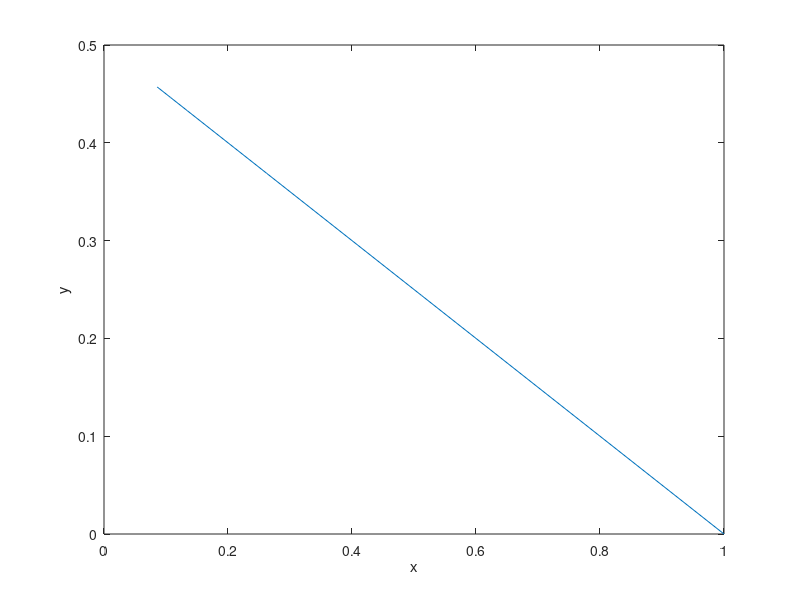
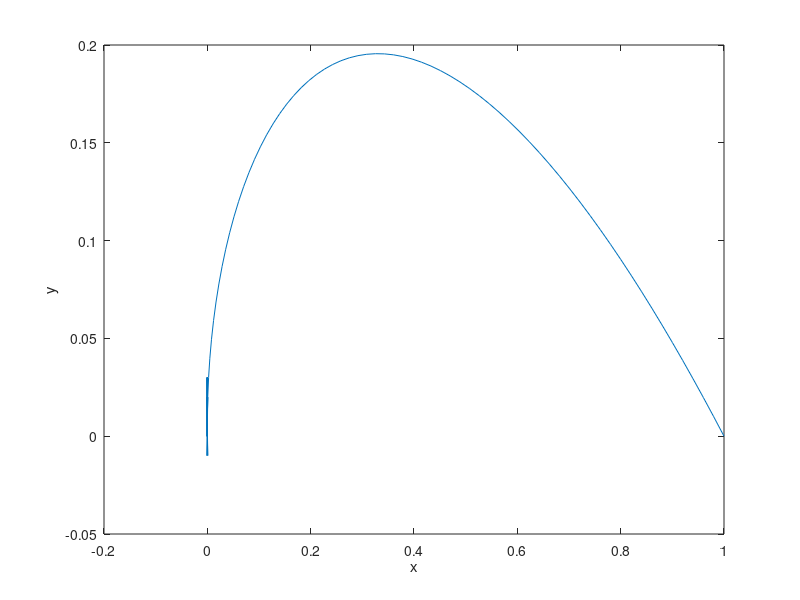

MATLAB code for these plots, in order:
##E27 (i):
t = 11;
x = linspace(1,0,t);
y = zeros(t,1);
finish_x = 0; finish_y = 0; #master's coor
h = 0.1;
rspd = 1; dspd = 2; x(1) = 1; #speed of river = 1, speed of dog = 2; dog's starting point = (1,0)
for i=1:t
  dir_x = finish_x - x(i);
  dir_y = finish_y - y(i);
  move_x = dir_x*dspd;
  move_y = dir_y*dspd + rspd;
  x(i+1) = x(i) + h*move_x;
  y(i+1) = y(i) + h*move_y;
  
endfor

plot(x, y);
xlabel("x");
ylabel("y");
figure();


##E27 (ii):
N = 100;
h = 1/N;
x = y = zeros(N,1);
x(1) = 1;
for i=1:N-1
  x(i+1) = x(i) + h*(-2*x(i)/sqrt(x(i)^2 + y(i)^2));
  y(i+1) = y(i) + h*(1-2*y(i)/sqrt(x(i)^2 + y(i)^2));
endfor


plot(x, y);
xlabel("x");
ylabel("y");


%===================================================
##E27 (iii):
%Newton's method to determine t where x(t) $\approx$ 0:
maxiter = 20;
tk = 0;
xk = 1;
yk = 0;
sp_tk = inf; #tk with smallest positive xk
iternum = inf; #num of iter (time unit) to reach smallest positive xt
for i=1:maxiter
  tl = tk - (xk/(-2*xk/sqrt(xk^2 + yk^2))) #t_k+1 = t_k - (x(t)/x'(t))
  xprev = xk;
  N = 100;
  h = (tl-tk)/N;
  #approximate next x and y (of t_{k+1} from newton\s method):
  for j=1:N
    xl = xk + h*(-2*xk/sqrt(xk^2 + yk^2));
    yl = yk + h*(1-2*yk/sqrt(xk^2 + yk^2));
    xk = xl;
    yk = yl;
  endfor
  if (xk < xprev) && (xk>0) #check for smallest && positive x_{t+1}
    sp_tk = tl;
    iternum = i;
  endif
  tk = tl;
endfor
disp(["amount of time for the dog to reach its master = ", num2str(sp_tk)]);
##disp(["amount of time for the dog to reach its master = ", num2str(iternum), " unit of time"])